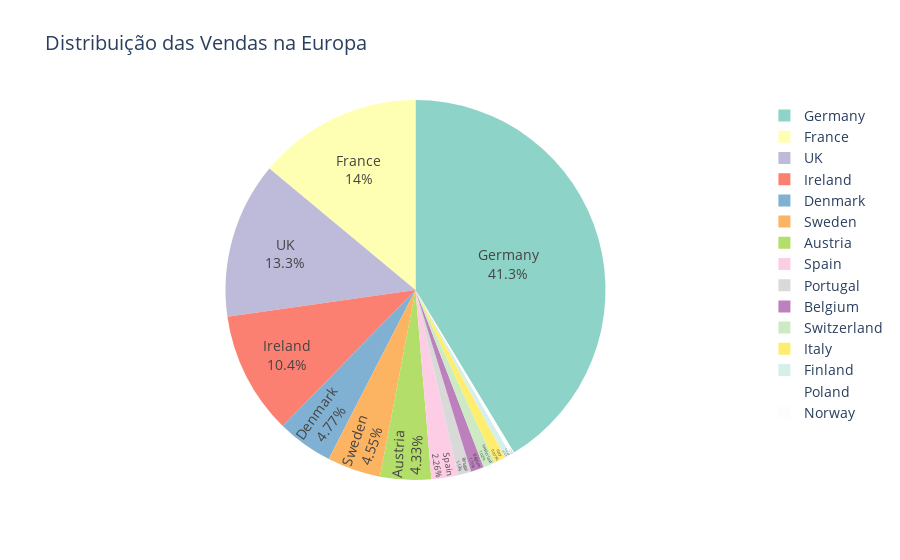

Source (notebook cell):
### Markdown cell above
## 10 - Na Europa, quanto que se vende ($) para cada país?

### Code cell
query_paises = """
SELECT pa.nome AS pais,
       SUM(v.valor_vendas) AS total_vendas
FROM vendas v
JOIN pedidos p ON v.pedido_id = p.id
JOIN clientes c ON p.cliente_id = c.id
JOIN paises pa ON c.pais_id = pa.id
GROUP BY pa.nome
ORDER BY total_vendas DESC;
"""

df_paises = pd.read_sql(query_paises, engine)
# display(df_paises)

# Identificar países europeus (baseado nos nomes comuns)
paises_europeus = ['Germany', 'France', 'Italy', 'Spain', 'UK', 'Netherlands', 
                   'Belgium', 'Austria', 'Switzerland', 'Portugal', 'Ireland', 'Denmark',
                   'Sweden', 'Norway', 'Finland', 'Poland', 'Czech Republic', 'Hungary']

df_europa = df_paises[df_paises['pais'].isin(paises_europeus)].copy()

if len(df_europa) > 0:
    # Gráfico de barras para países europeus
    plt.figure(figsize=(15, 8))
    
    bars = plt.bar(range(len(df_europa)), df_europa['total_vendas'], 
                   color=plt.cm.Set3(range(len(df_europa))))
    plt.xticks(range(len(df_europa)), df_europa['pais'], rotation=45, ha='right')
    plt.title('Vendas na Europa por País', fontsize=16, fontweight='bold')
    plt.ylabel('Total de Vendas ($)', fontsize=12)
    plt.grid(True, alpha=0.3, axis='y')
    
    # Adicionar valores nas barras
    for i, bar in enumerate(bars):
        height = bar.get_height()
        plt.annotate(f'${height:,.0f}',
                    xy=(bar.get_x() + bar.get_width() / 2, height),
                    xytext=(0, 3), textcoords="offset points",
                    ha='center', va='bottom', fontsize=11, fontweight='bold')
    
    plt.tight_layout()
    plt.show()
    
    # Gráfico de pizza interativo com Plotly
    fig_pie = px.pie(df_europa, values='total_vendas', names='pais', 
                     title='Distribuição das Vendas na Europa',
                     color_discrete_sequence=px.colors.qualitative.Set3)
    fig_pie.update_traces(textposition='inside', textinfo='percent+label')
    fig_pie.update_layout(font=dict(size=14))
    fig_pie.show()
    
    print(f"\nANÁLISE EUROPEIA:")
    print(f"   • Países europeus identificados: {len(df_europa)}")
    print(f"   • Total de vendas na Europa: ${df_europa['total_vendas'].sum():,.2f}")
    print(f"   • Melhor país europeu: {df_europa.iloc[0]['pais']} (${df_europa.iloc[0]['total_vendas']:,.2f})")
    print(f"   • Participação do melhor país: {(df_europa.iloc[0]['total_vendas']/df_europa['total_vendas'].sum())*100:.1f}%")
else:
    print("Nenhum país europeu identificado nos dados. Mostrando todos os países:")
    
    # Gráfico para todos os países se não houver países europeus identificados
    plt.figure(figsize=(15, 8))
    top_15_paises = df_paises.head(15)
    
    bars = plt.bar(range(len(top_15_paises)), top_15_paises['total_vendas'], 
                   color=plt.cm.viridis(np.linspace(0, 1, len(top_15_paises))))
    plt.xticks(range(len(top_15_paises)), top_15_paises['pais'], rotation=45, ha='right')
    plt.title('Top 15 Países por Vendas', fontsize=16, fontweight='bold')
    plt.ylabel('Total de Vendas ($)', fontsize=12)
    plt.grid(True, alpha=0.3, axis='y')
    
    for i, bar in enumerate(bars):
        height = bar.get_height()
        plt.annotate(f'${height:,.0f}',
                    xy=(bar.get_x() + bar.get_width() / 2, height),
                    xytext=(0, 3), textcoords="offset points",
                    ha='center', va='bottom', fontsize=11, fontweight='bold')
    
    plt.tight_layout()
    plt.show()

### Figure 1 — Plotly figure (JSON) as saved in the notebook; plotly's stock layout.template omitted (floating-point values rounded to 4 significant figures)
{"data": [{"domain": {"x": [0, 1], "y": [0, 1]}, "hovertemplate": "pais=%{label}<br>total_vendas=%{value}<extra></extra>", "labels": ["Germany", "France", "UK", "Ireland", "Denmark", "Sweden", "Austria", "Spain", "Portugal", "Belgium", "Switzerland", "Italy", "Finland", "Poland", "Norway"], "legendgroup": "", "name": "", "showlegend": true, "textinfo": "percent+label", "textposition": "inside", "type": "pie", "values": [519600.0, 175600.0, 167100.0, 131100.0, 59980.0, 57160.0, 54470.0, 28460.0, 14230.0, 13950.0, 12860.0, 12210.0, 6458.0, 3977.0, 193.4]}], "layout": {"font": {"size": 14}, "legend": {"tracegroupgap": 0}, "piecolorway": ["rgb(141,211,199)", "rgb(255,255,179)", "rgb(190,186,218)", "rgb(251,128,114)", "rgb(128,177,211)", "rgb(253,180,98)", "rgb(179,222,105)", "rgb(252,205,229)", "rgb(217,217,217)", "rgb(188,128,189)", "rgb(204,235,197)", "rgb(255,237,111)"], "title": {"text": "Distribuição das Vendas na Europa"}}}
